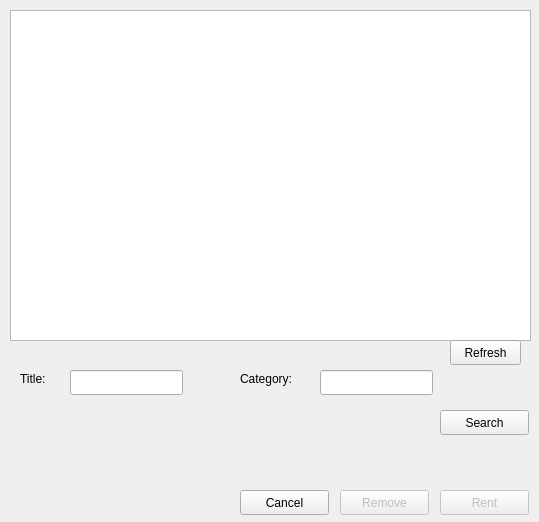
<?xml version="1.0" encoding="UTF-8"?>
<ui version="4.0">
 <class>DialogRentMovie</class>
 <widget class="QDialog" name="DialogRentMovie">
  <property name="geometry">
   <rect>
    <x>0</x>
    <y>0</y>
    <width>539</width>
    <height>522</height>
   </rect>
  </property>
  <property name="windowTitle">
   <string>Dialog</string>
  </property>
  <widget class="QTableWidget" name="tableView">
   <property name="geometry">
    <rect>
     <x>10</x>
     <y>10</y>
     <width>521</width>
     <height>331</height>
    </rect>
   </property>
  </widget>
  <widget class="QPushButton" name="button_rent">
   <property name="enabled">
    <bool>false</bool>
   </property>
   <property name="geometry">
    <rect>
     <x>440</x>
     <y>490</y>
     <width>89</width>
     <height>25</height>
    </rect>
   </property>
   <property name="text">
    <string>Rent</string>
   </property>
  </widget>
  <widget class="QPushButton" name="button_cancel">
   <property name="geometry">
    <rect>
     <x>240</x>
     <y>490</y>
     <width>89</width>
     <height>25</height>
    </rect>
   </property>
   <property name="text">
    <string>Cancel</string>
   </property>
  </widget>
  <widget class="QPushButton" name="button_remove">
   <property name="enabled">
    <bool>false</bool>
   </property>
   <property name="geometry">
    <rect>
     <x>340</x>
     <y>490</y>
     <width>89</width>
     <height>25</height>
    </rect>
   </property>
   <property name="text">
    <string>Remove</string>
   </property>
  </widget>
  <widget class="QLineEdit" name="lineEdit_title">
   <property name="geometry">
    <rect>
     <x>70</x>
     <y>370</y>
     <width>113</width>
     <height>25</height>
    </rect>
   </property>
  </widget>
  <widget class="QLabel" name="label_title">
   <property name="geometry">
    <rect>
     <x>20</x>
     <y>370</y>
     <width>91</width>
     <height>17</height>
    </rect>
   </property>
   <property name="text">
    <string>Title:</string>
   </property>
  </widget>
  <widget class="QLineEdit" name="lineEdit_category">
   <property name="geometry">
    <rect>
     <x>320</x>
     <y>370</y>
     <width>113</width>
     <height>25</height>
    </rect>
   </property>
  </widget>
  <widget class="QLabel" name="label_category">
   <property name="geometry">
    <rect>
     <x>240</x>
     <y>370</y>
     <width>91</width>
     <height>17</height>
    </rect>
   </property>
   <property name="text">
    <string>Category: </string>
   </property>
  </widget>
  <widget class="QPushButton" name="button_search">
   <property name="geometry">
    <rect>
     <x>440</x>
     <y>410</y>
     <width>89</width>
     <height>25</height>
    </rect>
   </property>
   <property name="text">
    <string>Search</string>
   </property>
  </widget>
  <widget class="QPushButton" name="button_refresh">
   <property name="geometry">
    <rect>
     <x>450</x>
     <y>340</y>
     <width>71</width>
     <height>25</height>
    </rect>
   </property>
   <property name="text">
    <string>Refresh</string>
   </property>
  </widget>
 </widget>
 <resources/>
 <connections/>
</ui>
